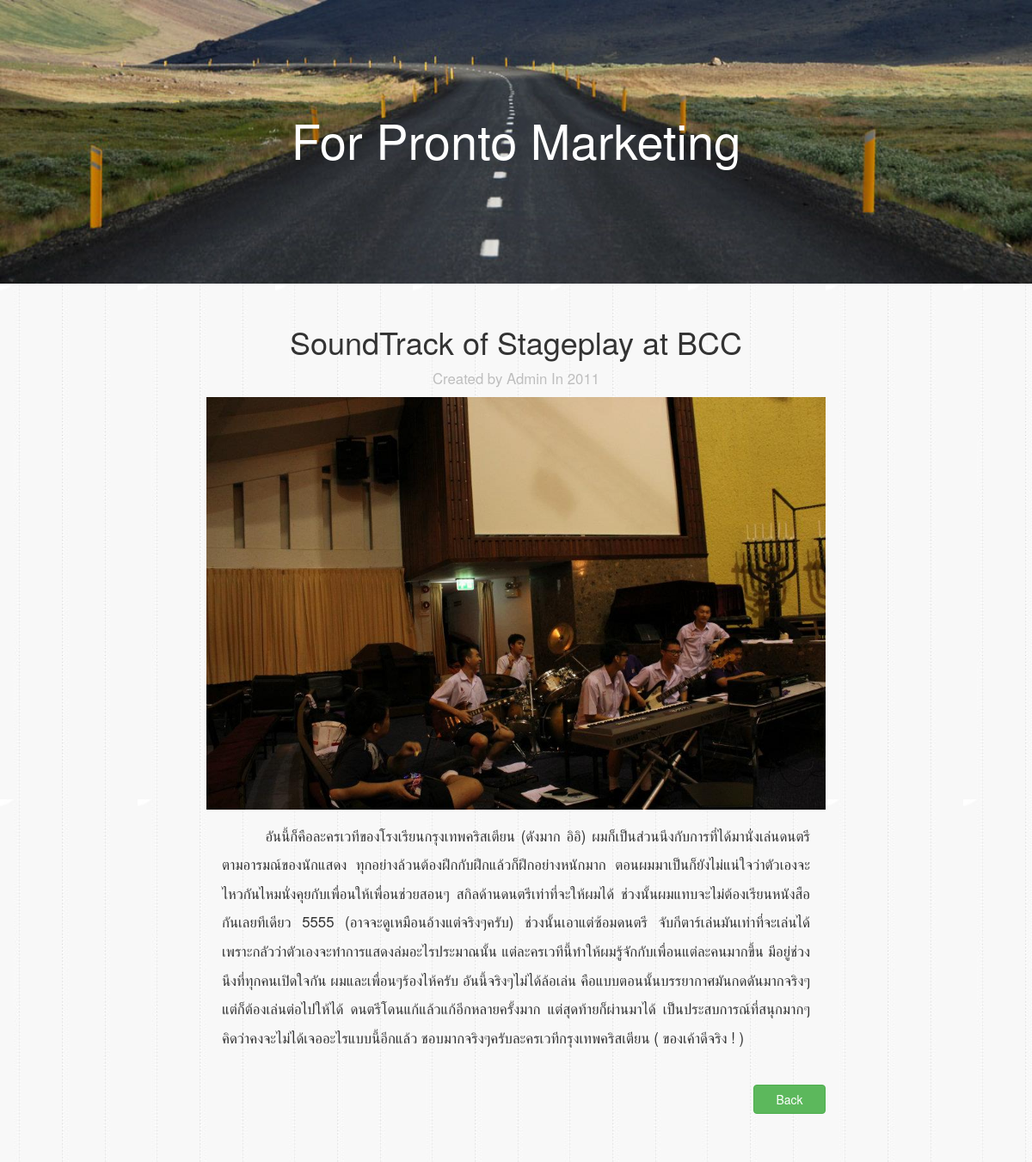
/articles/1/, run on the app's committed database.
### articles/models.py (models this page shows, shortened)
class Article(models.Model):
    title = models.CharField(max_length=100)
    image = models.FileField(upload_to='static/uploads/', blank=True)
    description = models.TextField()
    year = models.CharField(max_length=4, choices=YEARS, default="2014")
    slug = models.SlugField(max_length=50, unique=True)
    created = models.DateTimeField(auto_now_add=True, auto_now=False)
    updated = models.DateTimeField(auto_now_add=False, auto_now=True)

### articles/views.py (the view)
# urls.py: url(r'^(?P<article_id>\d+)/$', views.detail, name='detail')
def detail(request, article_id):
    article = get_object_or_404(Article, pk=article_id)
    return render(request, 'articles/detail.html', {'article': article})

### static/templates/articles/detail.html
{% extends 'single.html' %}
{% block description %}
<h1 class="text-center topic-content">{{ article.title }}</h1>
<p class="text-center years-single">Created by Admin In {{article.year}}</p>
<div class="image-single">
    <img src="../../{{ article.image }}" alt="{{ article.title }}" align="center">
</div>
<div class="div-description">
    <p class="description">{{ article.description }}</p>
</div>
{% endblock %}

### static/css/single.css (style rules this page uses)
body { padding: 0; margin: 0; }
.years-single { color: #BEBEBE; font-size: 1.2em; }
.image-single { width: 100%; }
.image-single img { margin:auto; display:block; max-width: 720px; }
.description { text-indent: 3em; text-align: justify; line-height: 2em; font-size: 1.2em; }
.div-description { margin: 1em 20% 0 20%; }

### data on the page
Article: title "SoundTrack of Stageplay at BCC", year "2011", image (picture), description "อันนี้ก็คือละครเวทีของโรงเรียนกรุงเทพคริสเตียน (ดังมาก อิอิ) ผมก็เป็นส่วนนึงกับการที่ได้มานั่งเล่นดนตรีตามอารมณ์ของนักแสดง ทุกอย่างล้วนต้องฝึกกับฝึกแล้วก็ฝึกอย่างหนักมาก ตอนผมมาเป็นก็ยังไม่แน่ใจว่าตัวเองจะไหวกันไหมนั่งคุยกับเพื่อนให้เพื่อนช่วยสอนๆ สกิลด้านดนตรีเท่าที่จะให้ผมได้ ช่วงนั้นผมแทบจะไม่ต้องเรียนหนังสือกันเลยทีเดียว 5555 (อาจจะดูเหมือนอ้างแต่จริงๆครับ) ช่วงนั้นเอาแต่ซ้อมดนตรี จับกีตาร์เล่นมันเท่าที่จะเล่นได้ เพราะกลัวว่าตัวเองจะทำการแสดงล่มอะไรประมาณนั้น แต่ละครเวทีนี้ทำให้ผมรู้จักกับเพื่อนแต่ละคนมากขึ้น มีอยู่ช่วงนึงที่ทุกคนเปิดใจกัน ผมและเพื่อนๆร้องไห้ครับ อันนี้จริงๆไม่ได้ล้อเล่น คือแบบตอนนั้นบรรยากาศมันกดดันมากจริงๆ แต่ก็ต้องเล่นต่อไปให้ได้ ดนตรีโดนแก้แล้วแก้อีกหลายครั้งมาก…"
